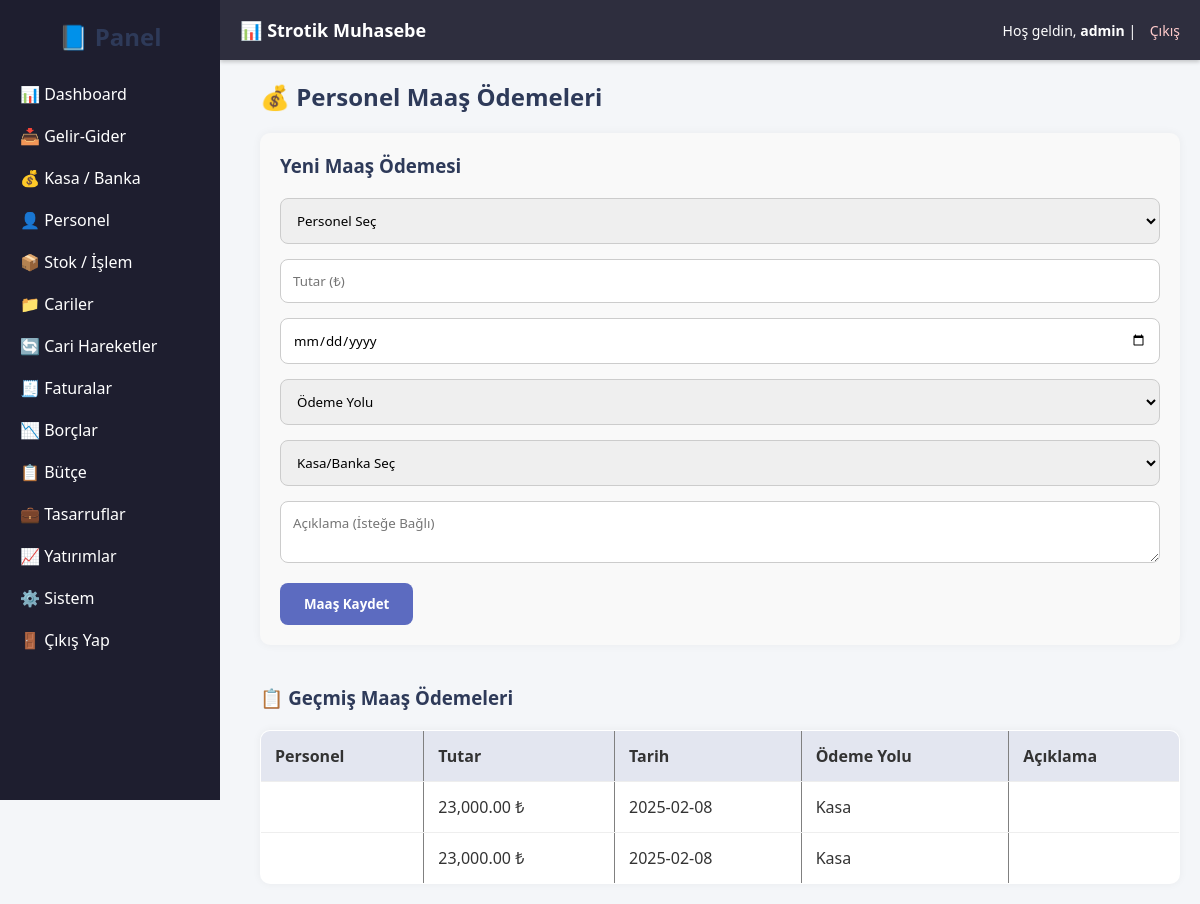
/pages/personel_maas.php (signed in), run on the app's committed database.
### tables this page shows
CREATE TABLE `personel_maas` (
  `id` int(11) NOT NULL,
  `personel_id` int(11) DEFAULT NULL,
  `tutar` float DEFAULT NULL,
  `tarih` date DEFAULT NULL,
  `odeme_yolu` varchar(20) DEFAULT NULL,
  `odeme_id` int(11) DEFAULT NULL,
  `aciklama` text DEFAULT NULL
);

### pages/personel_maas.php (the view, shortened to what this page needs)
<?php
include '../includes/db.php';
include '../includes/header.php';
include '../includes/sidebar.php';
$maaslar = $baglanti->query("
    SELECT m.*, p.ad_soyad
    FROM personel_maas m
    LEFT JOIN personeller p ON m.personel_id = p.id
    ORDER BY m.tarih DESC
")->fetchAll(PDO::FETCH_ASSOC);
?>
<div style="margin-left:240px; padding:20px;">
    <h2>💰 Personel Maaş Ödemeleri</h2>
    <form method="POST" style="background:#f9f9f9; padding:20px; border-radius:10px;">
        <h3>Yeni Maaş Ödemesi</h3>
        <select name="personel_id" required>
            <option disabled selected>Personel Seç</option>
        </select>
        <input type="number" step="0.01" name="tutar" placeholder="Tutar (₺)" required>
        <input type="date" name="tarih" required>
        <select name="odeme_yolu" required>
            <option disabled selected>Ödeme Yolu</option>
        </select>
        <select name="odeme_id" required>
            <option disabled selected>Kasa/Banka Seç</option>
        </select>
        <textarea name="aciklama" placeholder="Açıklama (İsteğe Bağlı)"></textarea>
        <button type="submit" name="ekle">Maaş Kaydet</button>
    </form>
    <h3 style="margin-top:40px;">📋 Geçmiş Maaş Ödemeleri</h3>
    <table border="1" cellpadding="8" cellspacing="0" style="width:100%; background:#fff;">
        <tr>
            <th>Personel</th>
            <th>Tutar</th>
            <th>Tarih</th>
            <th>Ödeme Yolu</th>
            <th>Açıklama</th>
        </tr>
        <?php foreach ($maaslar as $m): ?>
            <tr>
                <td><?= htmlspecialchars($m['ad_soyad']) ?></td>
                <td><?= number_format($m['tutar'],2) ?> ₺</td>
                <td><?= $m['tarih'] ?></td>
                <td><?= $m['odeme_yolu'] ?></td>
                <td><?= htmlspecialchars($m['aciklama']) ?></td>
            </tr>
        <?php endforeach; ?>
    </table>
</div>

### assets/style.css (style rules this page uses)
* { margin: 0; padding: 0; box-sizing: border-box; font-family: 'Segoe UI', sans-serif; }
body { background: #f4f6f9; color: #333; }
h2, h3 { margin-bottom: 20px; color: #2e3a59; }
form { background: #fff; padding: 25px; border-radius: 12px; box-shadow: 0 0 10px rgba(0,0,0,0.05); margin-bottom: 40px; }
form input, form select, form textarea { width: 100%; padding: 12px; margin-bottom: 15px; border: 1px solid #ccc; border-radius: 8px; transition: 0.2s; }
form button { background: #5c6bc0; color: white; border: none; padding: 12px 24px; border-radius: 8px; cursor: pointer; font-weight: bold; transition: 0.2s; }
table { width: 100%; border-collapse: collapse; background: white; border-radius: 10px; overflow: hidden; box-shadow: 0 0 8px rgba(0,0,0,0.05); }
table th, table td { padding: 14px; text-align: left; border-bottom: 1px solid #eee; }
table th { background: #e3e6f0; font-weight: 600; }

### includes/header.php (style rules this page uses)
body { padding-top: 60px; }

### data on the page
personel_maas: tutar "23,000.00", tarih "2025-02-08", odeme_yolu "Kasa"
personel_maas: tutar "23,000.00", tarih "2025-02-08", odeme_yolu "Kasa"

### other printed values
$_SESSION['kullanici_adi'] "admin"
